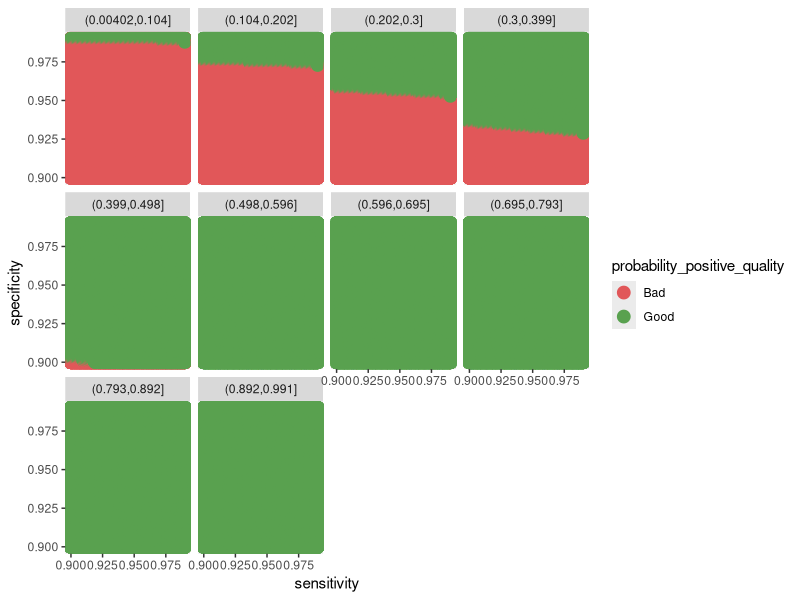
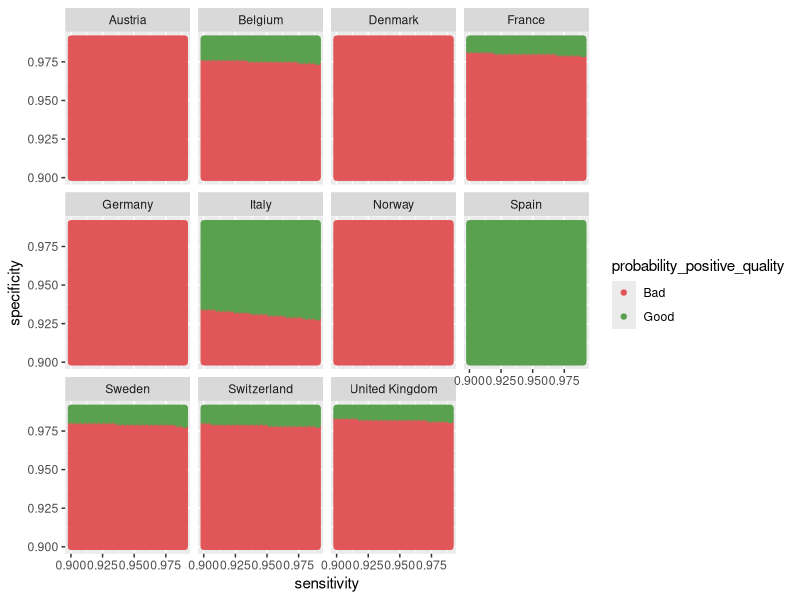

The R source for these figures, in order:
## ---- chunk 1
knitr::opts_chunk$set(echo = F, message = F, warning = F)
## ---- chunk 2
library(tidyverse)
library(ggthemes)
## ---- chunk 3
`p(a|b)` <- function(`p(b|a)`, `p(a)`, `p(b)`) {
  `p(b|a)` * `p(a)` / `p(b)`
}

`p(b)` <- function(`p(a)`, `p(b|a)`, `p(¬a)`, `p(b|¬a)`) {
  `p(a)` * `p(b|a)` + `p(¬a)` *  `p(b|¬a)`
}


calc_prob_of_positive <-
  function(infection_rate, sensitivity, specificity) {
    `p(a|b)`(
      sensitivity,
      infection_rate,
      `p(b)`(
        sensitivity,
        infection_rate,
        1 - specificity,
        1 - infection_rate
      )
    )
  }

calc_prob_of_negative <-
  function(infection_rate, sensitivity, specificity) {
    `p(a|b)`(
      specificity,
      1-infection_rate,
      `p(b)`(
        specificity,
        1-infection_rate,
        1-sensitivity,
        infection_rate
      )
    )
  }

## ---- chunk 4

data <-
  expand_grid(
    infection_rate = seq(0.005, 0.99, .005),
    sensitivity = seq(0.9, 0.99, 0.001),
    specificity = seq(0.9, 0.99, 0.001)
  ) %>%
  mutate(probability_positive = calc_prob_of_positive(infection_rate, sensitivity, specificity))
## ---- chunk 5
data %>% 
  mutate(infection_rate_bin = cut(infection_rate,10), 
         probability_positive_quality=ifelse(probability_positive > 0.9, "Good","Bad")) %>% 
  ggplot(aes(x=sensitivity, y=specificity, color=probability_positive_quality)) +
  geom_point(size=4) +
  scale_color_manual(values = c("Bad" = "#E15759", "Good" = "#59A14F")) +
  facet_wrap(~infection_rate_bin)
## ---- chunk 6
read_csv("countries_infection_rates.csv")
## ---- chunk 7
countries_infection_rates <- expand_grid(
  read_csv("countries_infection_rates.csv") %>% 
  mutate_if(is.numeric, funs((.)/100)),
  sensitivity = seq(0.9, 0.99, 0.001),
  specificity = seq(0.9, 0.99, 0.001)
)  %>% 
  mutate(probability_positive= calc_prob_of_positive(infection_rate, sensitivity, specificity)) %>% 
  mutate(probability_positive_quality=ifelse(probability_positive > 0.6, "Good","Bad"))
  
## ---- chunk 8
countries_infection_rates %>% 
  ggplot(aes(x=sensitivity, y=specificity, color=probability_positive_quality)) +
  geom_point() + 
  scale_color_manual(values = c("Bad" = "#E15759", "Good" = "#59A14F")) +
  facet_wrap(~country)
  
  

